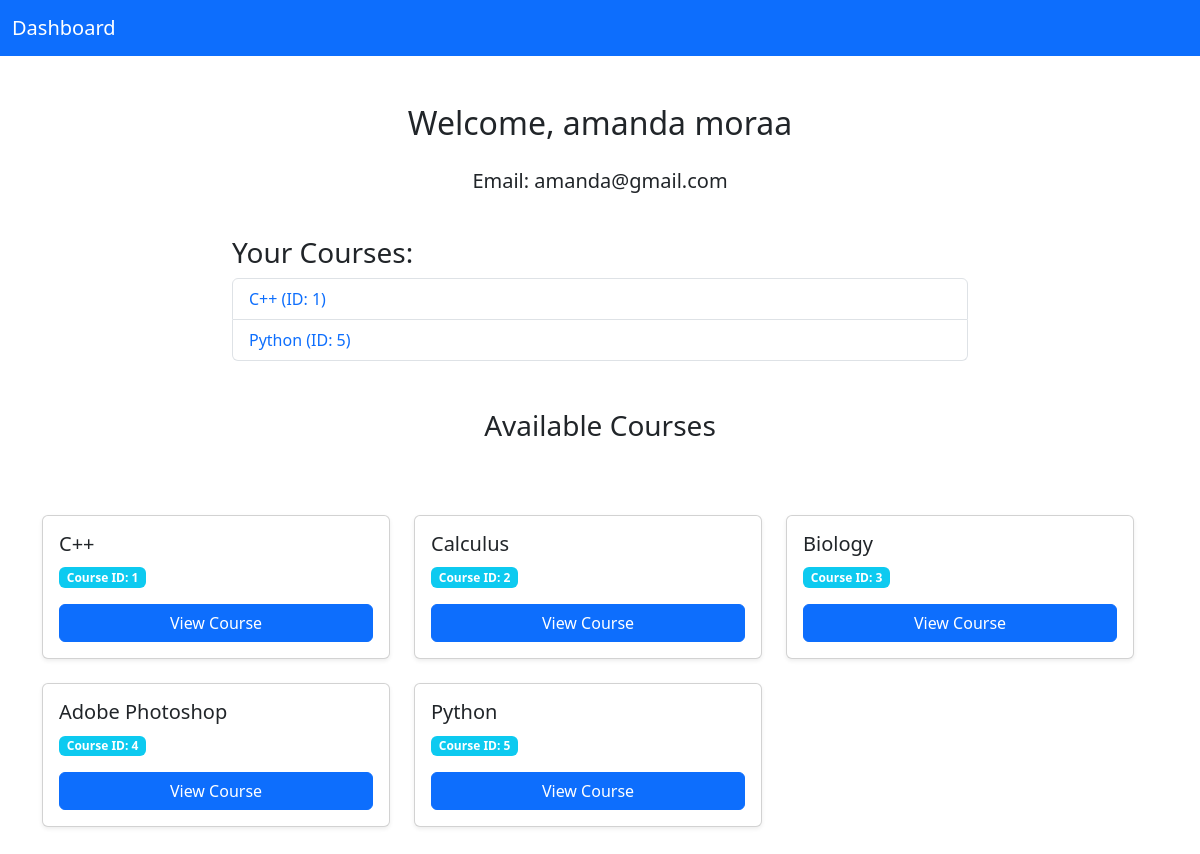
The page /profile (signed in) on the database as committed earlier.
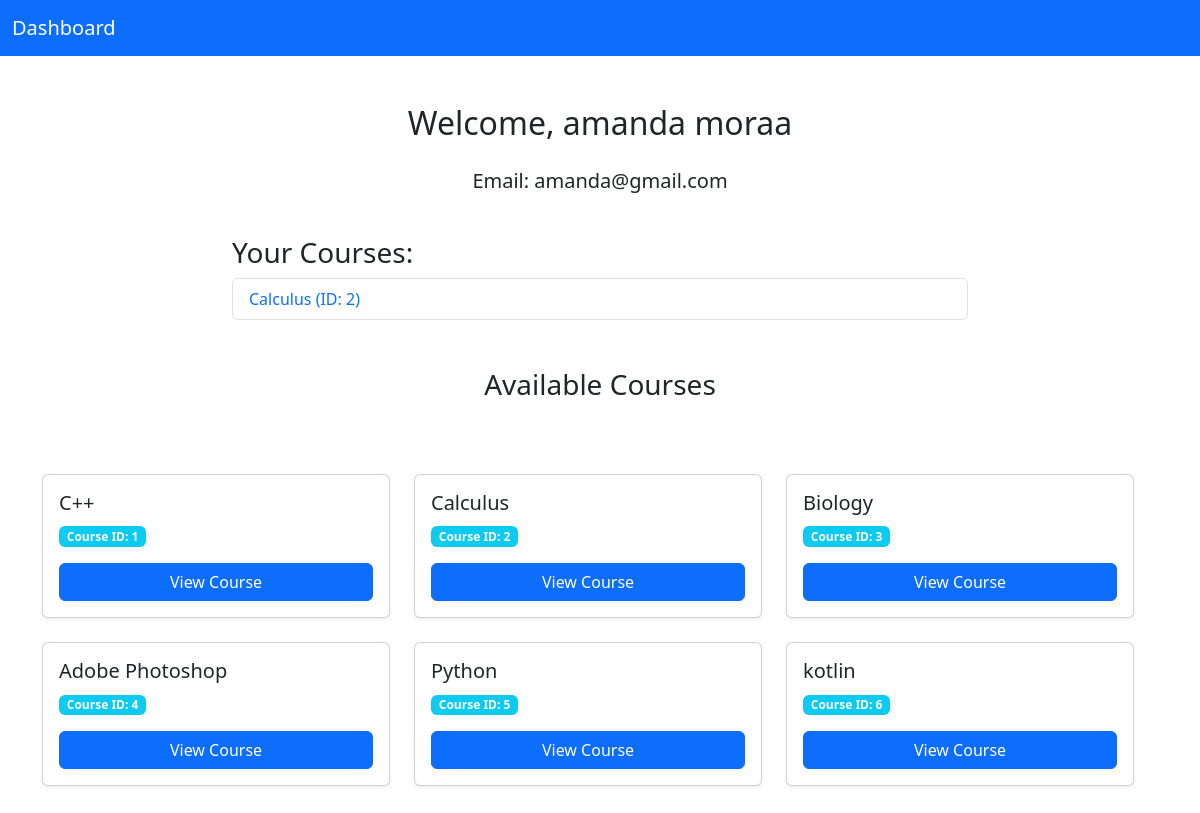
The same page on the database as committed later.
### main/models.py (models this page shows)
class Course(models.Model):
    category = models.CharField(max_length=50)
    teacher = models.CharField(max_length=50)
    title = models.CharField(max_length=150)
    description = models.TextField()

### main/views.py (the view)
# urls.py: path('profile', profile, name='profile'),
@login_required
def profile(request):
    try:
        print(get_user_model().objects.all())
        print(Course.objects.all())
        student=request.user
        context = {
            'full_name': student.full_name,
            'email': student.email,
            'courses_yours': student.courses.all(),
            "courses_available":Course.objects.all()
        }
        return render(request, 'accounts/profile.html', context)
    except Student.DoesNotExist:
        messages.error(request, "Invalid session. Please log in again.")
        return redirect('login')

### main/templates/accounts/profile.html (shortened to what this page needs)
<!DOCTYPE html>
<html lang="en">
<head>
    <link href="https://cdn.jsdelivr.net/npm/bootstrap@5.3.2/dist/css/bootstrap.min.css" rel="stylesheet">
</head>
<body>
    <nav class="navbar navbar-expand-lg navbar-dark bg-primary">
        <div class="container-fluid">
            <a class="navbar-brand" href="#">Dashboard</a>
        </div>
    </nav>
    <div class="container py-5">
        <div class="row">
            <div class="col-lg-8 mx-auto text-center">
                <h2 class="mb-4">Welcome, {{ full_name }}</h2>
                <p class="lead">Email: {{ email }}</p>
            </div>
        </div>
        <div class="row my-4">
            <div class="col-lg-8 mx-auto">
                <h3>Your Courses:</h3>
                <ul class="list-group">
                    {% for course in courses_yours %}
                    <li class="list-group-item d-flex justify-content-between align-items-center">
                        <a href="/view/{{ course.id }}" class="text-decoration-none text-primary">
                            {{ course.title }} (ID: {{ course.id }})
                        </a>
                    </li>
                    {% empty %}
                    <li class="list-group-item text-muted">You are not enrolled in any courses yet.</li>
                    {% endfor %}
                </ul>
            </div>
        </div>
        <div class="row my-5">
            <h3 class="text-center mb-4">Available Courses</h3>
            {% if courses_available %}
            <div class="row g-4">
                {% for course in courses_available %}
                <div class="col-md-6 col-lg-4">
                    <div class="card shadow-sm h-100">
                        <div class="card-body">
                            <h5 class="card-title">{{ course.title }}</h5>
                            <p class="card-text">
                                <span class="badge bg-info">Course ID: {{ course.id }}</span>
                            </p>
                            <a href="/view/{{ course.id }}" class="btn btn-primary w-100">View Course</a>
                        </div>
                    </div>
                </div>
                {% endfor %}
            </div>
            {% else %}
            <div class="alert alert-warning text-center mt-4" role="alert">
                No courses found.
            </div>
            {% endif %}
        </div>
    </div>
</body>
</html>

Rows that differ between the two databases and show on the page:
no longer on one of the page's lists (row unchanged): Course: title "C++", id "1"
no longer on one of the page's lists (row unchanged): Course: title "Python", id "5"
now on one of the page's lists (row unchanged): Course: title "Calculus", id "2"
added Course: title "kotlin", id "6", shown under "Available Courses"
